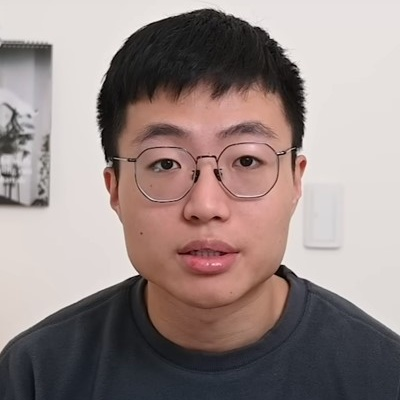
#> input picture da_chien/01.jpg, 400 x 400 px
$ jupyter execute --allow-errors project_opencv.ipynb
#> lines starting #> are read from the running program, lines starting #| are printed output that depends on the picture; pictures that were not available may be replaced by others from this repository, and a replacement may not be noted
#> further down, img is the input picture: shape (400, 400, 3); mean B, G, R 134.5, 137.1, 151.7
#> `gray = cv2.cvtColor(img, cv2.COLOR_BGR2GRAY)`:
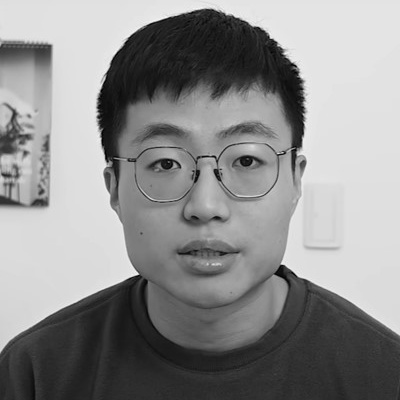
#> gray: shape (400, 400); min 1, max 250, mean 141.1
#> `face = detector.detectMultiScale(gray)`: face = [[87, 68, 239, 239]]
#> the loop `for(x,y,w,h) in face:` made 1 pass
#> after the loop `for(x,y,w,h) in face:`: faces = 1 item; ids = [1]
#> pass 2 of the loop `for i in range(1,21):`:
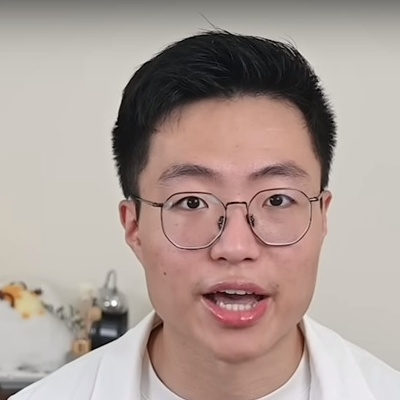
#> input picture da_chien/014.jpg, 400 x 400 px, given in place of 02.jpg, which was not available
#> img is the input picture: shape (400, 400, 3); mean B, G, R 149.7, 156.2, 171.8
#> `gray = cv2.cvtColor(img, cv2.COLOR_BGR2GRAY)`:
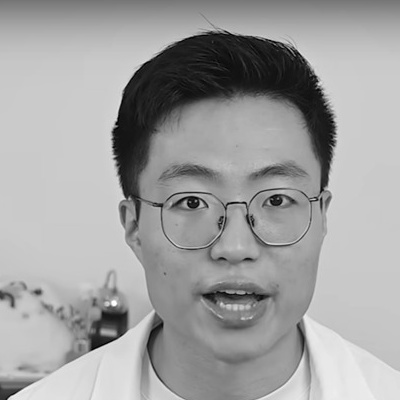
#> gray: shape (400, 400); min 0, max 255, mean 160.1
#> face = [[109, 99, 253, 253]]
#> the loop `for(x,y,w,h) in face:` made 1 pass
#> after the loop `for(x,y,w,h) in face:`: faces = 2 items; ids = [1, 1]
#> pass 3 of the loop `for i in range(1,21):`:
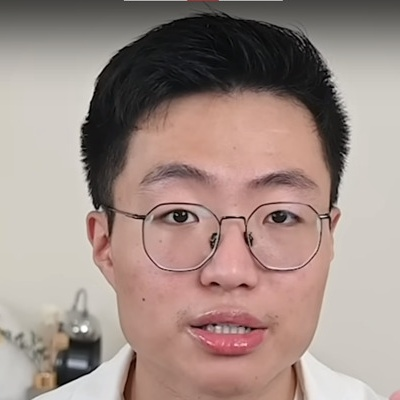
#> input picture da_chien/015.jpg, 400 x 400 px, given in place of 03.jpg, which was not available
#> img is the input picture: shape (400, 400, 3); mean B, G, R 133.9, 140.7, 159.4
#> `gray = cv2.cvtColor(img, cv2.COLOR_BGR2GRAY)`:
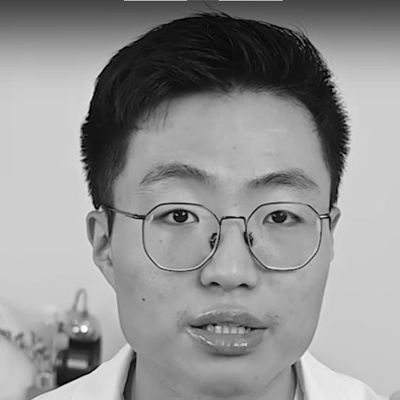
#> gray: shape (400, 400); min 0, max 255, mean 145.5
#> face = [[92, 99, 279, 279]]
#> the loop `for(x,y,w,h) in face:` made 1 pass
#> after the loop `for(x,y,w,h) in face:`: faces = 3 items; ids = [1, 1, 1]
[cell 1]
import cv2
import numpy as np
detector = cv2.CascadeClassifier('xml/haarcascade_frontalface_default.xml')  # 載入人臉追蹤模型
recog = cv2.face.LBPHFaceRecognizer_create()      # 啟用訓練人臉模型方法
faces = []   # 儲存人臉位置大小的串列
ids = []     # 記錄該人臉 id 的串列

#> (the rest of this cell did not finish here and is left out)
